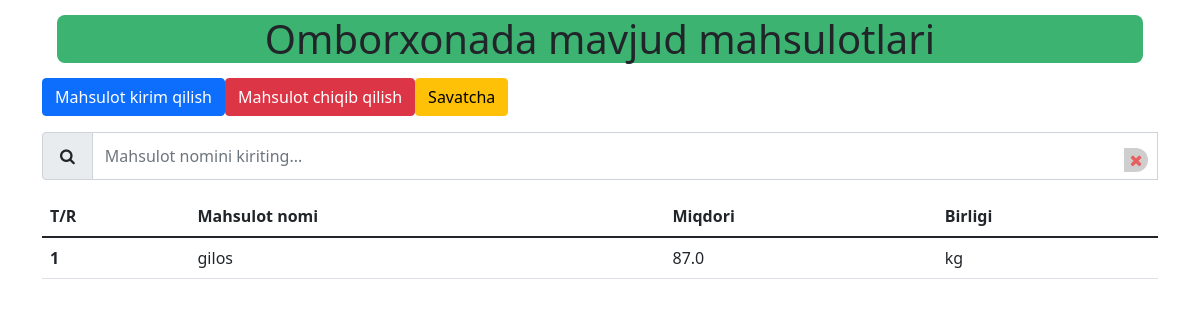
The app's page /?page=3, older data.
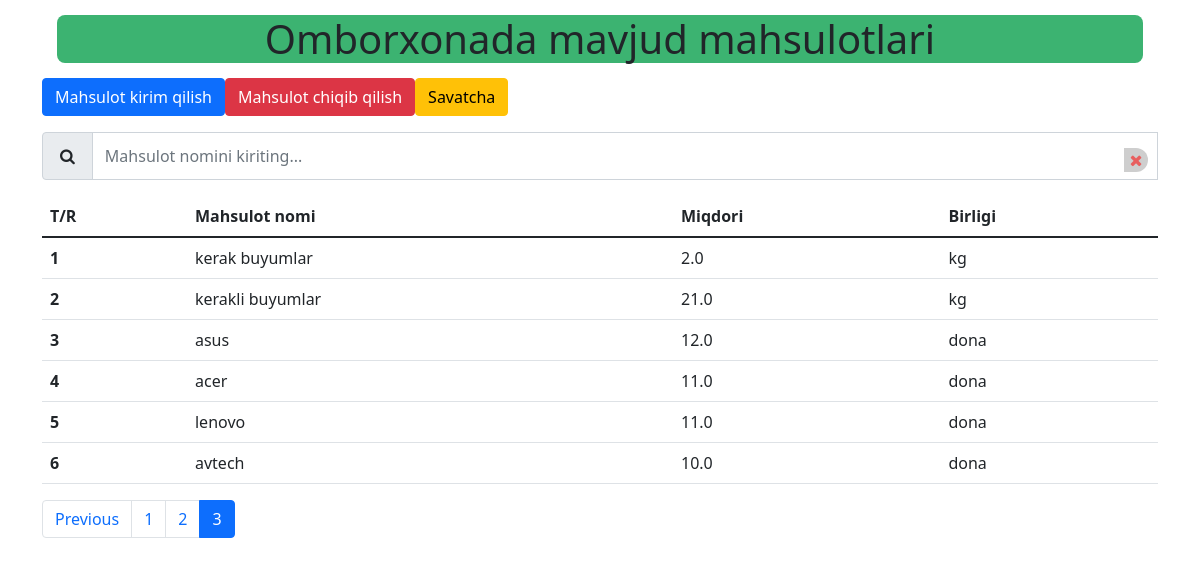
The same page, newer data.
### itm/models.py (models this page shows, shortened)
class BalanceStorage(models.Model):
    name = models.CharField(max_length=512)
    count = models.FloatField(default=0)
    unit = models.CharField(max_length=30,choices=Inproduct.ROLES)
    class Meta:
        db_table = "BalanceStorage"

### itm/views.py (the view)
# urls.py: path("",Balance.as_view(),name="balance"),
class Balance(View):
    def get(self,request):
        search = request.GET.get('search')
        if search is None:
            data = BalanceStorage.objects.all()
            paginator = Paginator(data,15)
            page_num = request.GET.get('page')
            page_obj = paginator.get_page(page_num)
            search=""
        else:
            data = BalanceStorage.objects.filter(name__contains=search)
            paginator = Paginator(data,15)
            page_num = request.GET.get('page')
            page_obj = paginator.get_page(page_num)
        return render(request,"itm/balancestorage.html",{"search":search,"page":page_obj,"all":paginator})

### itm/templates/itm/balancestorage.html (shortened to what this page needs)
<!DOCTYPE html>
<html lang="en">
<head>
    <link rel="stylesheet" href="/static/itm/bootstrap/css/bootstrap.min.css">
    <link rel="stylesheet" href="/static/itm/css/styles.css">
    <link rel="stylesheet" href="/static/itm/font-awesome/css/font-awesome.min.css">
    <link rel="stylesheet" href="/static/itm/font-awesome/css/font-awesome.css">
</head>
<body>
<div class="container">
    <div class="row">
        <div class="col-md-12">
            <h1 class="close">Omborxonada mavjud mahsulotlari</h1>
            <div class="btn-group md-3">
                <form action="{%url 'inproduct'%}">
                    <button type="submit" class="btn btn-primary mb-3">Mahsulot kirim qilish</button>
                </form>
                <form>
                    <button type="button" class="btn btn-danger mb-3"><a>Mahsulot chiqib qilish</a></button>
                </form>
                <form>
                    <button type="button" class="btn btn-warning mb-3">Savatcha</button>
                </form>
            </div>
            <form>
                <div class="input-group mb-3">
                        <span class="input-group-text" id="inputGroup-sizing-default"><span style="padding:5px"><i
                                class="fa fa-search"></i></span></span>
                    <input name="search" value="{{ search }}" class="form-control"
                           placeholder="Mahsulot nomini kiriting..." id="bool">
                    <span class="clear" onclick="myfunc()"><i class="fa fa-times" aria-hidden="true"></i></span>
                </div>
            </form>
            <table class="table">
                <thead>
                <tr>
                    <th scope="col">T/R</th>
                    <th scope="col">Mahsulot nomi</th>
                    <th scope="col">Miqdori</th>
                    <th scope="col">Birligi</th>
                </tr>
                </thead>
                <tbody>
                {% for prod in page %}
                <tr>
                    <th scope="row">{{forloop.counter}}</th>
                    <td>{{prod.name}}</td>
                    <td>{{prod.count}}</td>
                    <td>{{prod.unit}}</td>
                </tr>
                {%endfor%}
                </tbody>
            </table>
        </div>
    </div>
    <nav aria-label="Page navigation example">
        <ul class="pagination">
            {%if page.has_other_pages%}
            {%if page.has_previous%}
            <li class="page-item"><a class="page-link" href="?page={{page.previous_page_number}}">Previous</a></li>
            {%endif%}
            {% for i in all %}
            {%if i.number != page.number%}
            <li class="page-item"><a class="page-link" href="?page={{i.number}}">{{i.number}}</a></li>
            {%endif%}
            {%if i.number == page.number%}
            <li class="page-item active"><a class="page-link">{{i.number}}</a></li>
            {%endif%}
            {%endfor%}
            {%endif%}
        </ul>
    </nav>
</div>
</body>
</html>

### itm/static/itm/css/styles.css (style rules this page uses)
.close { margin:15px; border-radius:8px; background-color:MediumSeaGreen; text-align: center; }
.clear { align-items: center; background: #cecece; border-radius: 50%; bottom: 8px; color: rgba(255, 0, 0, .54); cursor: pointer; display: flex; height: 24px; justify-content: center; position: absolute; right: 10px; width: 24px; z-index: 10; }

Row changes from the older to the newer data that the page shows:
removed BalanceStorage: name "gilos", count "87.0", unit "kg"
added BalanceStorage: name "kerak buyumlar", count "2.0", unit "kg"
added BalanceStorage: name "kerakli buyumlar", count "21.0", unit "kg"
added BalanceStorage: name "asus", count "12.0", unit "dona"
added BalanceStorage: name "acer", count "11.0", unit "dona"
added BalanceStorage: name "lenovo", count "11.0", unit "dona"
added BalanceStorage: name "avtech", count "10.0", unit "dona"
Text that changed along with them:
text now shown: "Previous"
new list line: "1"
new list line: "2"
new list line: "3"
